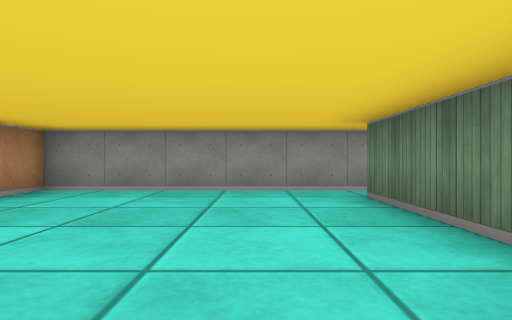
view 1 (above)

16 first-person views from a walk through a cub3D maze. The camera is about half as high as the walls, looks level and sees 75° across. The floor is counted in squares. Each view is taken from the middle of a square. On the plan, view 1 faces up. The plan holds only what a view shows up to about 9 squares ahead; the rest is blank.

view 2
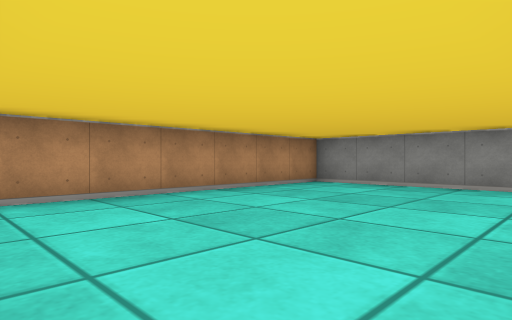

view 3
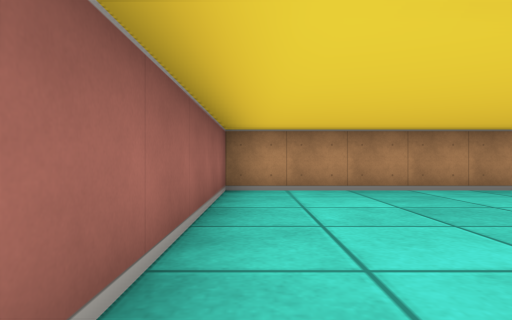

view 4
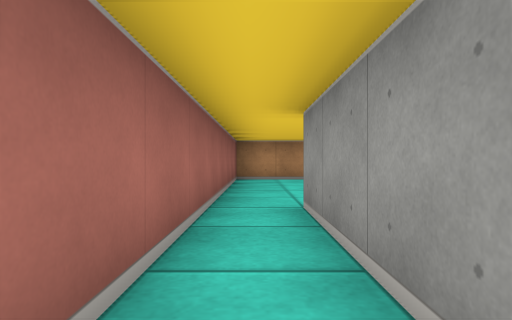

view 5
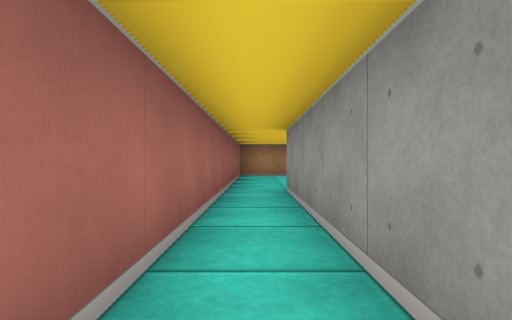

view 6
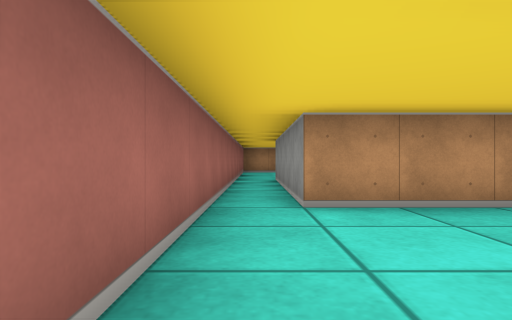

view 7
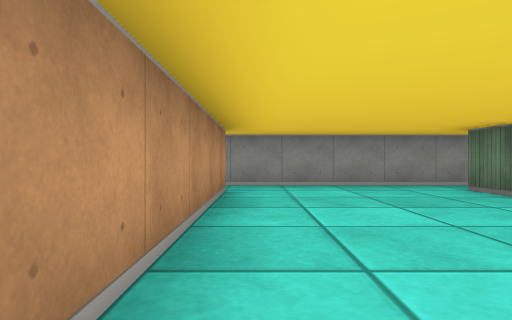

view 8
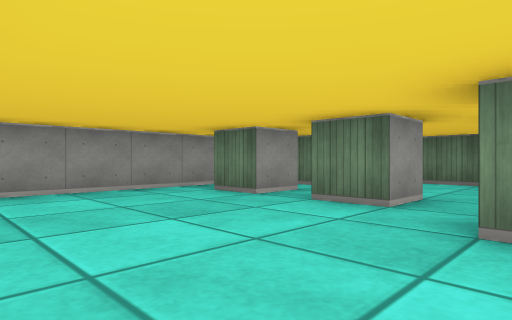

view 9
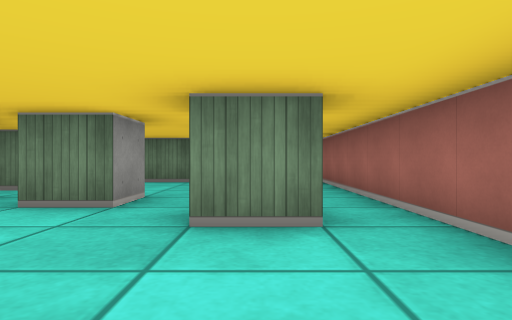

view 10
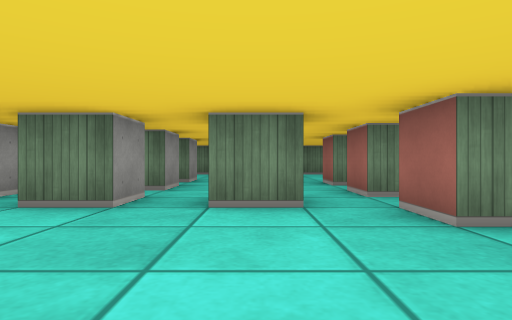

view 11
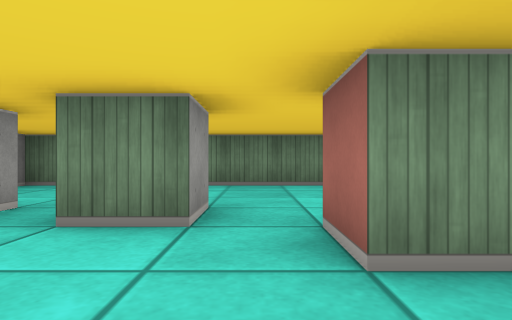

view 12
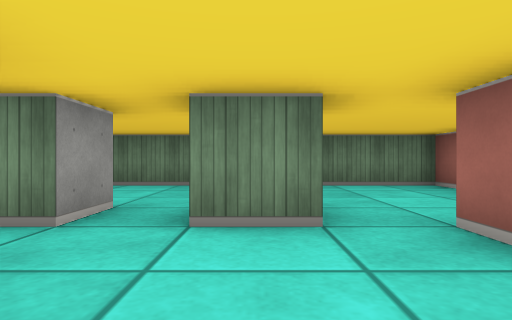

view 13
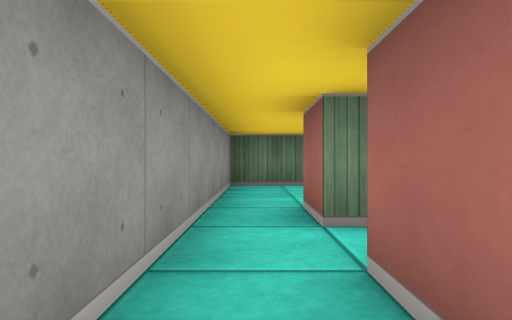

view 14
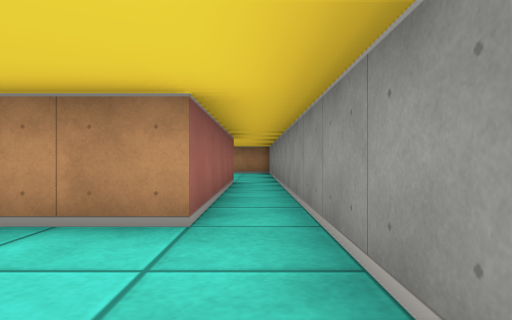

view 15
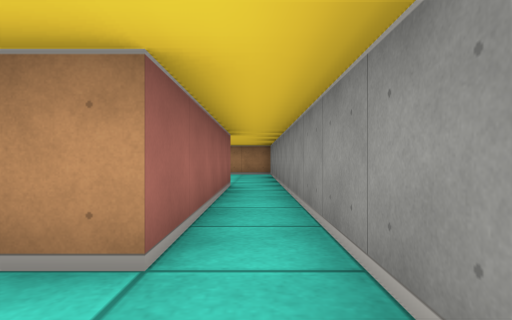

view 16
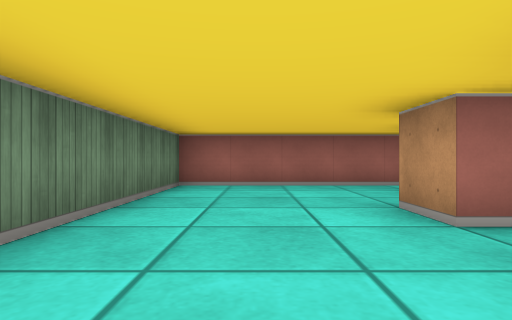

### Floor plan
Points are (right, up) in squares from view 1. A wall is a line through its corners. A room is listed if a view was taken in it or the views show most of it. See-through windows are left out.
Room 1 (views 1, 2, 3, 4)
walls: (1.5, 1.9) (1.5, 4.5) (6.5, 4.5); (6.5, -0.5) (1.5, -0.5); (6.5, 5.5) (-3.5, 5.5) (-3.5, -1.5) (6.5, -1.5)
ways out: opening at (6, -1) to room 2; opening at (6, 5) to room 2
Room 2 (views 5, 6, 7, 8, 9, 10, 11, 12, 13, 14, 15, 16)
walls: (11.5, 1.5) (10.5, 1.5) (10.5, 2.5); (11.5, 3.5) (10.5, 3.5) (10.5, 4.5); (11.5, 0) (11.5, 0.5) (12.5, 0.5); (13.5, 3.5) (12.5, 3.5) (12.5, 4.5) (13.5, 4.5); (13.5, -0.2) (13.5, 0.5) (14.5, 0.5); (15, 2.5) (15.5, 2.5) (15.5, 1.5) (14.5, 1.5) (14.5, 2.5); (9.5, -0.5) (9.5, 0.5) (10.5, 0.5); (15.5, 3.5) (14.5, 3.5) (14.5, 4.5) (15.5, 4.5); (6.5, 4.5) (6.5, -0.5); (6.5, -1.5) (18.5, -1.5) (18.5, 5.5) (6.5, 5.5)
ways out: opening at (6, -1) to room 1; opening at (6, 5) to room 1

Positions as (right, up) in squares from view 1, and headings:
1: (0, 0), facing up
2: (1, -1), facing up-left
3: (2, -1), facing left
4: (5, -1), facing left
5: (7, -1), facing left
6: (10, -1), facing left
7: (7, -1), facing up
8: (7, 0), facing up-right
9: (7, 0), facing right
10: (7, 2), facing right
11: (12, 1), facing right
12: (12, 2), facing right
13: (12, 5), facing right
14: (9, 5), facing left
15: (8, 5), facing left
16: (17, 5), facing down
